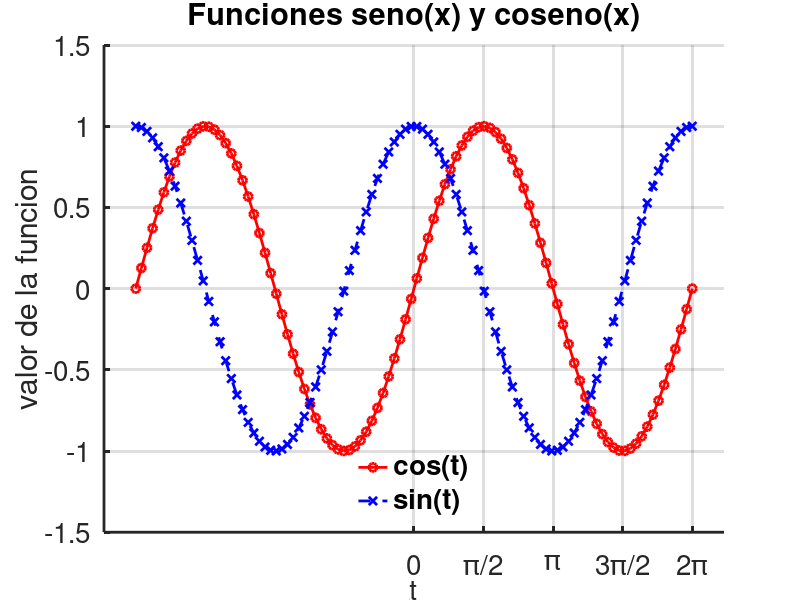

Write MATLAB code to recreate this figure. (Note: this script raises an error after producing the figure.)
% Introduccion en Octave - 2020 - FCAI-UNCuyo
% Unidad 2
% Ejemplo: prueba de algunas posibilidades de plot

clear
close all

%vector x conteniendo 100 valores equiespaciados en [-2*pi,2*pi]
x=linspace(-2*pi,2*pi,100);

%creamos la figura
figure(1);clf
pause(3) %espera 4 segundos

%graficamos las funciones seno y coseno para cada valor de x
hold on
plot(x,sin(x),'ro-','linewidth',2)
plot(x,cos(x),'bx--','linewidth',2)
hold off
pause(3) %espera 4 segundos

%agregamos el titulo, nombre a los ejes, curvas, etc
title('Funciones seno(x) y coseno(x)','fontsize',20)
xlabel('angulo en radianes','fontsize',20)
ylabel('valor de la funcion','fontsize',20)
leg=legend('cos(t)','sin(t)','location','north');
legend boxoff
set(gca,'fontsize',20,'linewidth',2)
axis([-7,7,-1.5,1.5])
axis('on'), grid
pause(3) %espera 4 segundos

%cambiamos algunas de las propiedades definidas anteriormente
xlabel('t','fontsize',20)
leg=legend('cos(t)','sin(t)','location','south');
legend boxoff
set(leg,'fontsize',20,'fontweight','b')
set(gca,'Xtick',0:pi/2:2*pi)
set(gca,'XtickLabel',{'0','\pi/2','\pi','3\pi/2','2\pi'})
set(gcf,'number','off','name','Trigonometricas')